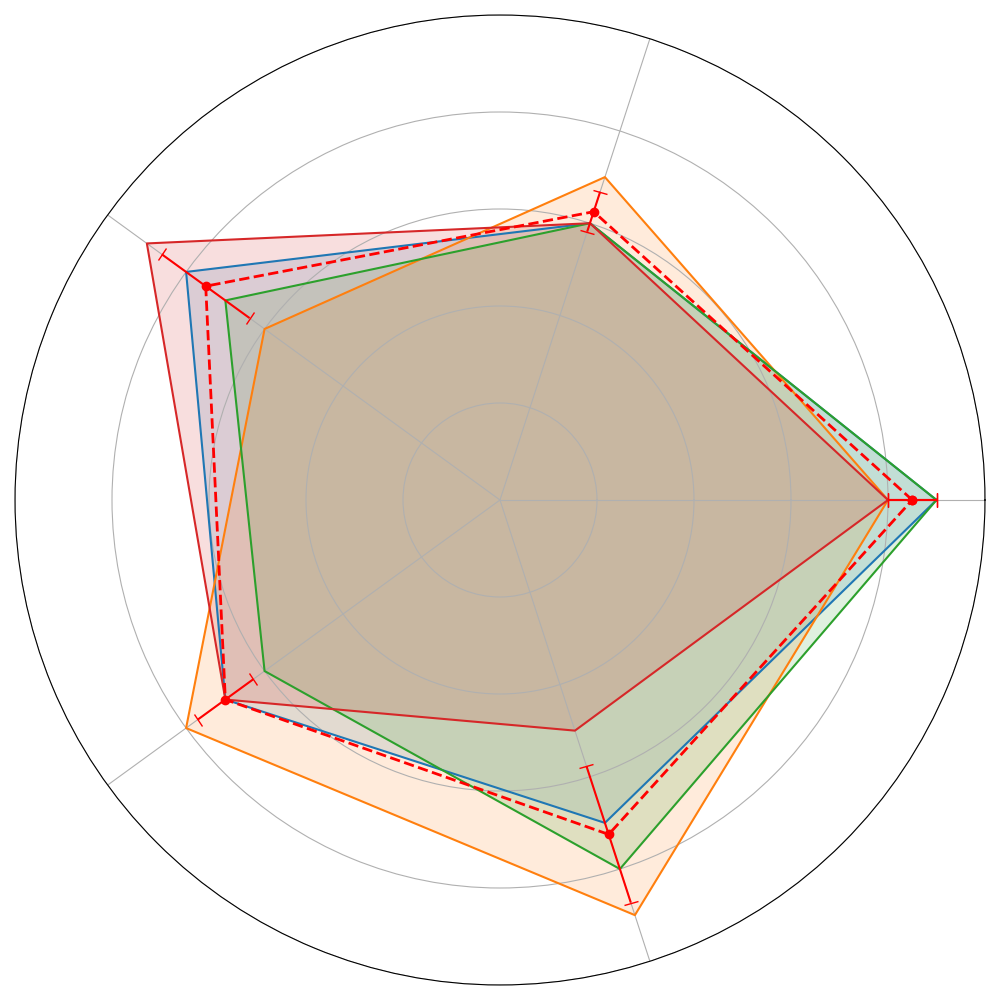

This figure's Python source:
import matplotlib.pyplot as plt
import numpy as np

# Define categories and household data with altered values
categories = ['Energy\nConsumption', 'Waste\nReduction', 'Water\nUsage', 'Transport\nHabits', 'Green\nPurchases']
household_data = {
    'Household A': [9, 6, 8, 7, 7],  # Altered
    'Household B': [8, 7, 6, 8, 9],  # Altered
    'Household C': [9, 6, 7, 6, 8],  # Altered
    'Household D': [8, 6, 9, 7, 5],  # Altered
}

num_vars = len(categories)
angles = np.linspace(0, 2 * np.pi, num_vars, endpoint=False).tolist()
angles += angles[:1]

fig, ax = plt.subplots(figsize=(10, 10), subplot_kw=dict(polar=True))

average_data = np.mean([list(household_data.values())[i] for i in range(len(household_data))], axis=0).tolist()
average_data += average_data[:1]
variability = np.std([list(household_data.values())[i] for i in range(len(household_data))], axis=0).tolist()
variability += variability[:1]

for household, values in household_data.items():
    values += values[:1]
    ax.plot(angles, values, linewidth=1.5, linestyle='-')
    ax.fill(angles, values, alpha=0.15)

ax.plot(angles, average_data, linewidth=2, linestyle='--', color='red')
ax.errorbar(angles, average_data, yerr=variability, fmt='o', color='red', capsize=5)

ax.set_yticks([2, 4, 6, 8, 10])
ax.set_yticklabels([])  
ax.set_xticks(angles[:-1])
ax.set_xticklabels([])  

plt.tight_layout()
plt.show()
